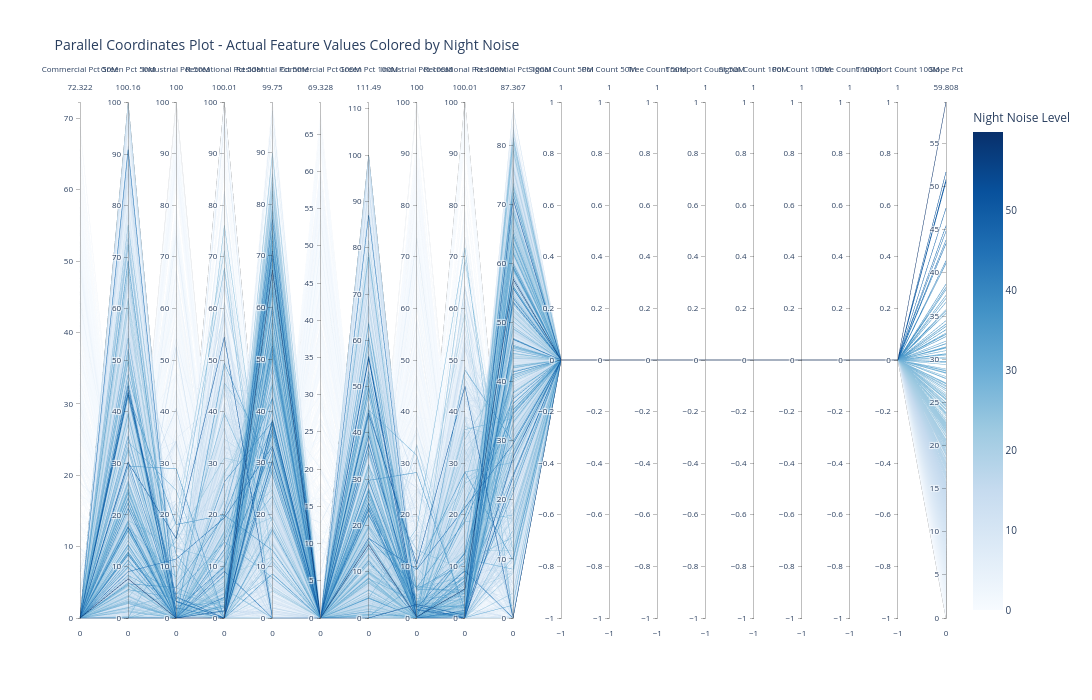

Notebook source saved alongside this figure:
### Markdown cell above
### Night Noise

### Code cell
# Create parallel coordinates plot for night noise
fig_night = px.parallel_coordinates(
    dataset,
    dimensions=[col for col in numeric_cols],
    color='noise_night' if 'noise_night' in numeric_cols else numeric_cols[-1],
    color_continuous_scale='Blues',
    labels={col: col.replace('_', ' ').title() for col in numeric_cols},
    title='Parallel Coordinates Plot - Actual Feature Values Colored by Night Noise',
    height=700,
    width=1400
)

fig_night.update_layout(
    font=dict(size=10),
    coloraxis_colorbar=dict(title="Night Noise Level")
)

fig_night.show()

### Figure 1 — Plotly figure (JSON) as saved in the notebook; plotly's stock layout.template omitted (floating-point values rounded to 4 significant figures; data arrays with more than 128 entries replaced by an {"elided": "..."} marker saying what was removed)
{"data": [{"dimensions": [{"label": "Commercial Pct 50M", "values": {"elided": "15115 float values"}}, {"label": "Green Pct 50M", "values": {"elided": "15115 float values"}}, {"label": "Industrial Pct 50M", "values": {"elided": "15115 float values"}}, {"label": "Recreational Pct 50M", "values": {"elided": "15115 float values"}}, {"label": "Residential Pct 50M", "values": {"elided": "15115 float values"}}, {"label": "Commercial Pct 100M", "values": {"elided": "15115 float values"}}, {"label": "Green Pct 100M", "values": {"elided": "15115 float values"}}, {"label": "Industrial Pct 100M", "values": {"elided": "15115 float values"}}, {"label": "Recreational Pct 100M", "values": {"elided": "15115 float values"}}, {"label": "Residential Pct 100M", "values": {"elided": "15115 float values"}}, {"label": "Signal Count 50M", "values": {"elided": "15115 float values"}}, {"label": "Poi Count 50M", "values": {"elided": "15115 float values"}}, {"label": "Tree Count 50M", "values": {"elided": "15115 float values"}}, {"label": "Transport Count 50M", "values": {"elided": "15115 float values"}}, {"label": "Signal Count 100M", "values": {"elided": "15115 float values"}}, {"label": "Poi Count 100M", "values": {"elided": "15115 float values"}}, {"label": "Tree Count 100M", "values": {"elided": "15115 float values"}}, {"label": "Transport Count 100M", "values": {"elided": "15115 float values"}}, {"label": "Slope Pct", "values": {"elided": "15115 float values"}}], "domain": {"x": [0, 1], "y": [0, 1]}, "line": {"color": {"elided": "15115 float values"}, "coloraxis": "coloraxis"}, "name": "", "type": "parcoords"}], "layout": {"coloraxis": {"colorbar": {"title": {"text": "Night Noise Level"}}, "colorscale": [[0, "rgb(247,251,255)"], [0.125, "rgb(222,235,247)"], [0.25, "rgb(198,219,239)"], [0.375, "rgb(158,202,225)"], [0.5, "rgb(107,174,214)"], [0.625, "rgb(66,146,198)"], [0.75, "rgb(33,113,181)"], [0.875, "rgb(8,81,156)"], [1, "rgb(8,48,107)"]]}, "font": {"size": 10}, "height": 700, "legend": {"tracegroupgap": 0}, "title": {"text": "Parallel Coordinates Plot - Actual Feature Values Colored by Night Noise"}, "width": 1400}}
